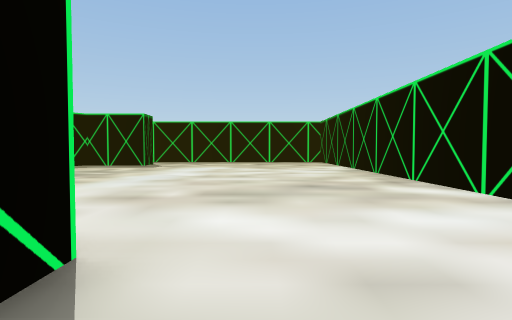
View 1 (above)

18 first-person views from a walk through a 3-D level made in the Unity game engine. The camera is 1.3 m above the floor, tilts 2° down and sees 80° across. The floor is counted in squares, 2 m on a side. Each view is taken from the middle of a square. On the plan, view 1 faces up. The plan holds only what a view shows up to about 10 squares ahead; the rest is blank. The place goes on beyond the plan. The player is left out. Some animated figures are not drawn.

View 2
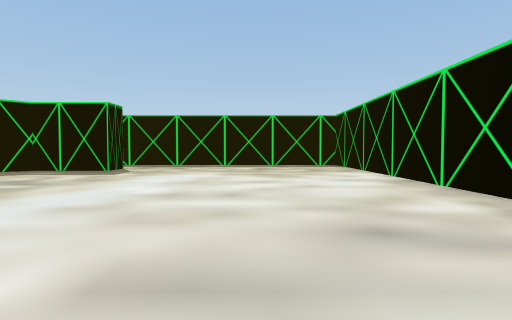

View 3
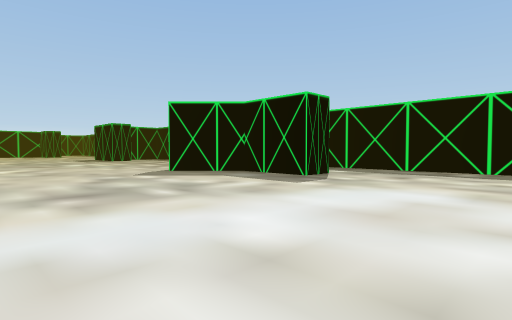

View 4
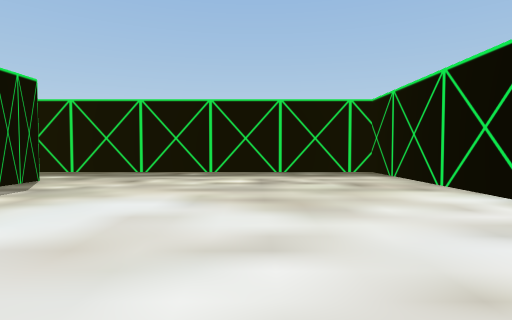

View 5
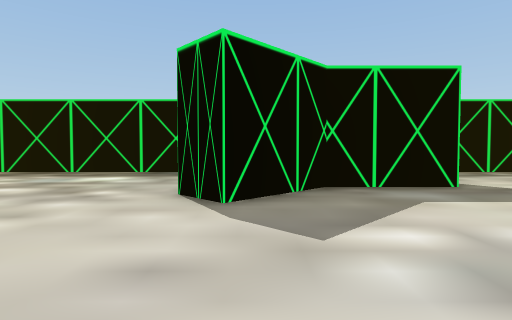

View 6
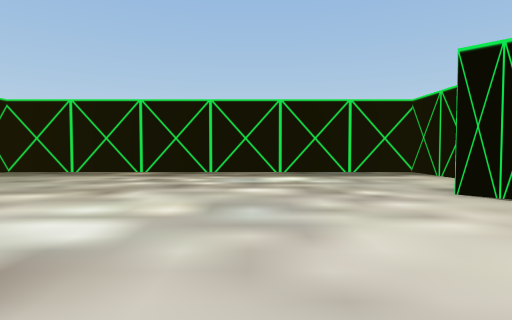

View 7
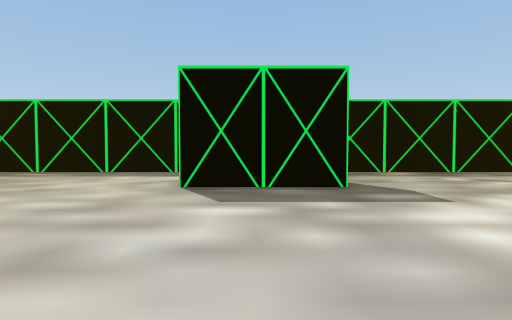

View 8
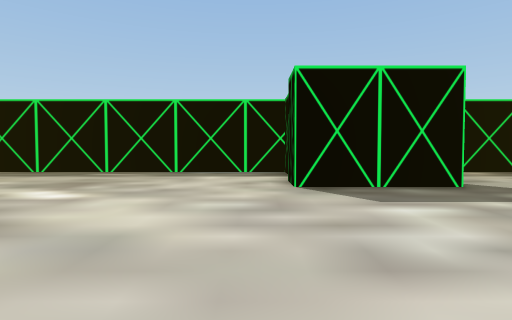

View 9
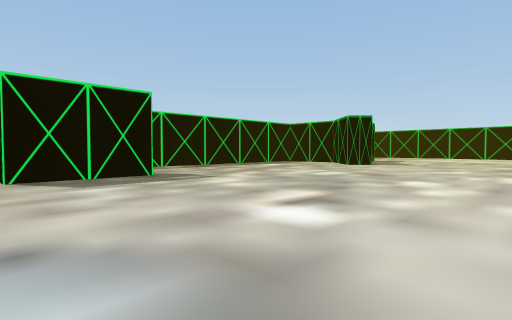

View 10
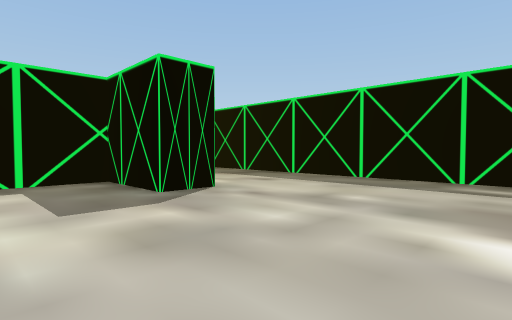

View 11
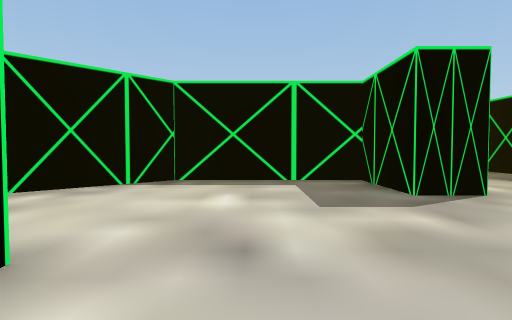

View 12
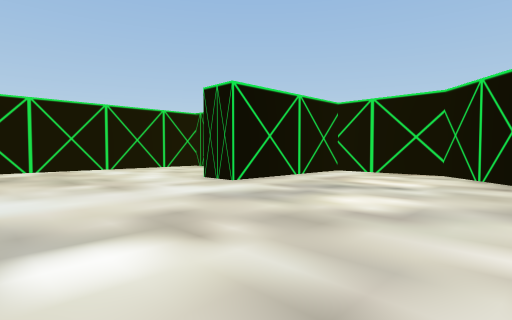

View 13
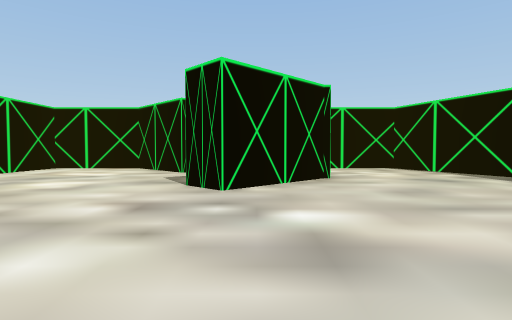

View 14
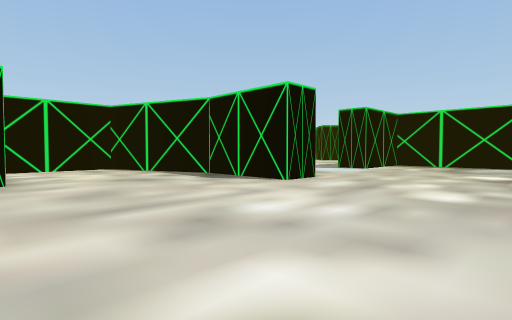

View 15
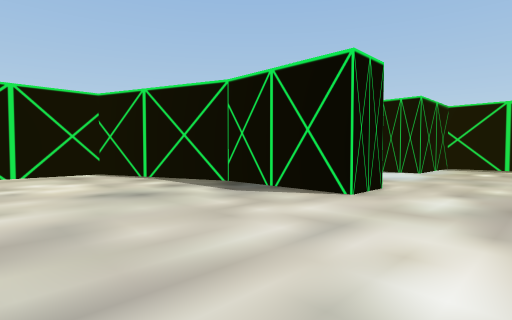

View 16
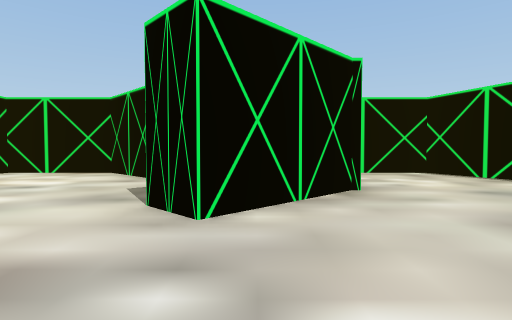

View 17
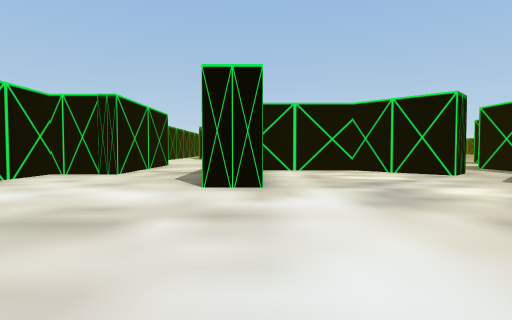

View 18
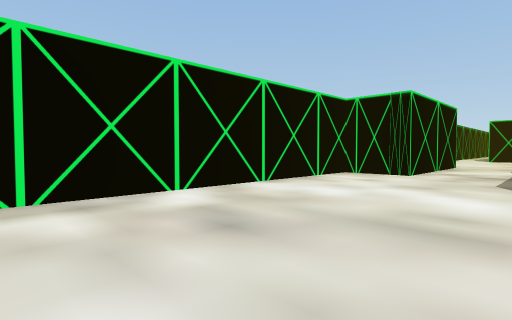

### Floor plan
Points are (right, up) in squares from view 1. A wall is a line through its corners. A room is listed if a view was taken in it or the views show most of it. See-through windows are left out.
Room 1 (view 1)
walls: (1.6, -4.6) (1.6, -0.9); (-7.7, -1.3) (-6.9, -0.5); (-9.6, -2) (-9.6, -3)
ways out: opening at (-8, 0.5) to room 2; opening at (0.5, -0.5) to room 2
Room 2 (views 2, 3, 4, 5, 6, 7, 8, 9, 10, 11, 12, 13, 14, 15, 16, 17, 18)
walls: (-16.1, 3.9) (-15.1, 3.9) (-15.1, 1.2) (-13.7, -2.4) (-11, -2.4); (-7.5, 13.8) (-7.5, 15.8) (-19.1, 15.8); (-10.5, 1.2) (-8.5, 3.2) (-7.7, 2.4); (-17.4, 12.3) (-20.3, 12.3) (-20.3, 13.4); (-4.5, 13.4) (-4.5, 12.3) (-6.8, 12.3) (-8.4, 10.7) (-9.1, 11.4); (-6.9, -0.5) (-5, -2.4) (-2.1, -2.4) (-2.1, 1.8) (-1.1, 1.8) (-1.1, 1.2); (-20.2, 14.9) (-20.2, 15.8) (-31.4, 15.8); (-22.7, 7) (-22.7, 6.5); (-22.7, 5) (-22.7, 3.3) (-19.9, 3.3); (1.6, -0.9) (3.3, -0.9) (3.3, 15.8) (-6.2, 15.8); (-28.3, 12.4) (-28.3, 11.2) (-30.4, 11.2) (-30.4, 7.3) (-28.5, 5.3)
ways out: opening at (-8, 0.5) to room 1; opening at (0.5, -0.5) to room 1; opening at (-27, 6.7); opening at (-18, 3.3)

Where each view was taken, in squares from view 1:
view 1: 0 up, 0 right, facing up
view 2: 3 up, 0 right, facing up
view 3: 6 up, 0 right, facing up-left
view 4: 7 up, 0 right, facing up
view 5: 7 up, 8 left, facing up
view 6: 7 up, 12 left, facing up
view 7: 7 up, 19 left, facing up
view 8: 7 up, 21 left, facing up
view 9: 5 up, 21 left, facing up-right
view 10: 9 up, 24 left, facing up-left
view 11: 9 up, 24 left, facing left
view 12: 6 up, 7 left, facing down-right
view 13: 8 up, 9 left, facing down
view 14: 8 up, 10 left, facing down-left
view 15: 6 up, 11 left, facing down-left
view 16: 6 up, 9 left, facing down
view 17: 7 up, 2 left, facing down
view 18: 7 up, 1 left, facing down-right
